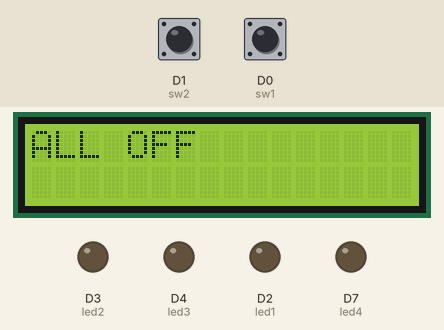
Recording of a sketch running on a simulated ESP8266 (NodeMCU). Parts: 16×2 character LCD, output pins drawn as LEDs (lit = HIGH). Dashed ring = blinking. Inputs (shaded band) come from the test bench; at power-on: D1 (sw2) HIGH, D0 (sw1) HIGH.

Above: at 1.2 s.
1.3 s: D1 (sw2) pulled LOW for 0.25 s
At 2.19 s:
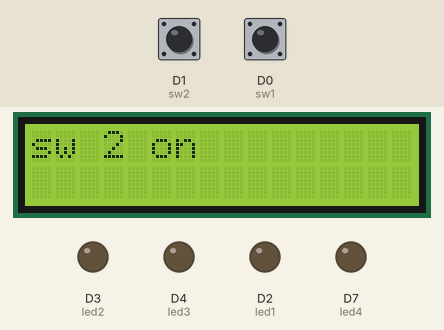
3.5 s: D0 (sw1) pulled LOW for 3.2 s
At 3.7 s:
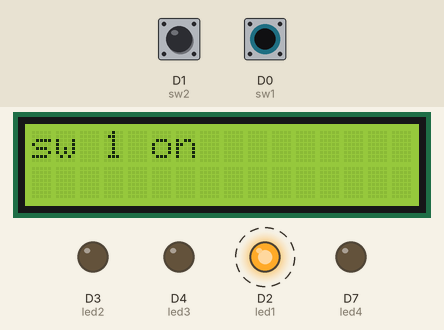
8.2 s: D1 (sw2) pulled LOW for 3.2 s
At 8.36 s:
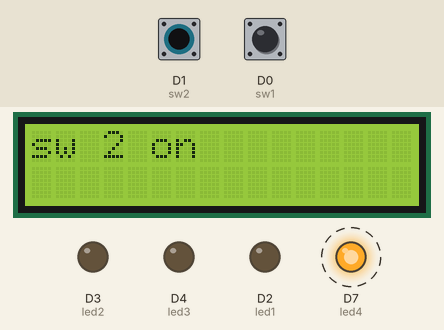
Timing chart, 0 to 13.5 s (numbered marks = the images above; inputs shaded):
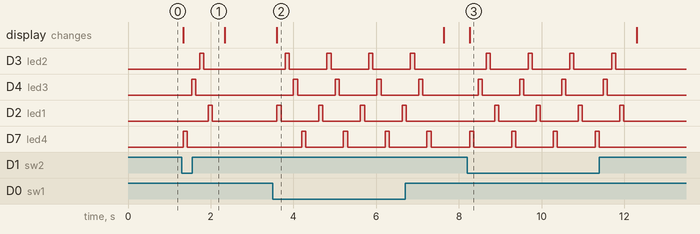

The sketch:

lcd.ino
```cpp
//LED&Swicth1&LCD
#include <LiquidCrystal_I2C.h>
#include <Wire.h>

int sw1State = 0;
int sw2State = 0;
#define sw1 D0
#define sw2 D1
#define led1 D2
#define led2 D3
#define led3 D4
#define led4 D7
LiquidCrystal_I2C lcd(0x3F, 16, 2);
uint8_t heart[8] = {0x0, 0xa, 0x1f, 0xe, 0x4, 0x0};

void setup() {
  Serial.begin(115200);
  pinMode(sw1, INPUT);
  pinMode(sw2, INPUT);
  pinMode(led1 , OUTPUT);
  pinMode(led2 , OUTPUT);
  pinMode(led3 , OUTPUT);
  pinMode(led4 , OUTPUT);
  lcd.begin(D5, D6);
  lcd.backlight();
  lcd.createChar(1, heart);

}

void loop() {
  sw1State = digitalRead(sw1);
  sw2State = digitalRead(sw2);

  if (sw1State == LOW) {
    lcd.home();
    lcd.print("sw 1 on");
    sw1_open();
  } else if (sw2State == LOW) {
    lcd.home();
    lcd.print("sw 2 on");
    sw2_open();
  } else if (sw1State == LOW && sw2State == LOW) {
    lcd.home();
    lcd.print("ALL ON");
    Serial.println("ALL ON");
    all_sw();
  } else {
    lcd.home();
    lcd.print("ALL OFF");
  }
  delay(200);
  /*lcd.home();
    lcd.print("Smart Farm IOT");
    lcd.setCursor(0, 1);
    lcd.print("Muchroom");
    delay(500);
    lcd.setCursor(12, 0);
    lcd.write(byte(1));
    delay(500);
    lcd.setCursor(12, 0);
    lcd.print(" ");*/

}
void sw1_open() {
  digitalWrite(led1, HIGH);
  delay(100);
  digitalWrite(led1, LOW);
  delay(100);
  digitalWrite(led2, HIGH);
  delay(100);
  digitalWrite(led2, LOW);
  delay(100);
  digitalWrite(led3, HIGH);
  delay(100);
  digitalWrite(led3, LOW);
  delay(100);
  digitalWrite(led4, HIGH);
  delay(100);
  digitalWrite(led4, LOW);
  delay(100);
}
void sw2_open() {
  digitalWrite(led4, HIGH);
  delay(100);
  digitalWrite(led4, LOW);
  delay(100);
  digitalWrite(led3, HIGH);
  delay(100);
  digitalWrite(led3, LOW);
  delay(100);
  digitalWrite(led2, HIGH);
  delay(100);
  digitalWrite(led2, LOW);
  delay(100);
  digitalWrite(led1, HIGH);
  delay(100);
  digitalWrite(led1, LOW);
  delay(100);
}
void all_sw() {
  digitalWrite(led1, HIGH);
  delay(100);
  digitalWrite(led1, LOW);
  delay(100);
}
```

Measured:
- after the input at 1.3 s, D3 (led2): LOW → HIGH after 0.44 s, → LOW 0.10 s later; D4 (led3): LOW → HIGH after 0.24 s, → LOW 0.10 s later; D2 (led1): LOW → HIGH after 0.64 s, → LOW 0.10 s later; D7 (led4): LOW → HIGH at once, → LOW 0.10 s later; the display: changes at once (image 1)
- after the input at 3.5 s, D3 (led2): alternates HIGH for 0.10 s and LOW for 0.91 s, starting after 0.30 s; D4 (led3): alternates HIGH for 0.10 s and LOW for 0.91 s, starting after 0.50 s
- after the input at 8.2 s, D3 (led2): alternates HIGH for 0.10 s and LOW for 0.91 s, 8 changes in all, then stays LOW, starting after 0.47 s; D4 (led3): alternates HIGH for 0.10 s and LOW for 0.91 s, 8 changes in all, then stays LOW, starting after 0.27 s
